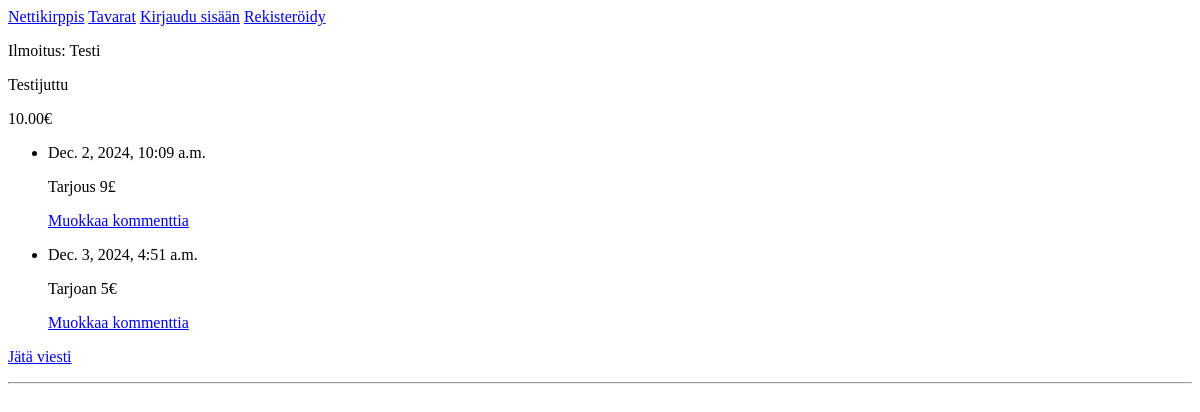
Before: /items/1 with the older database file.
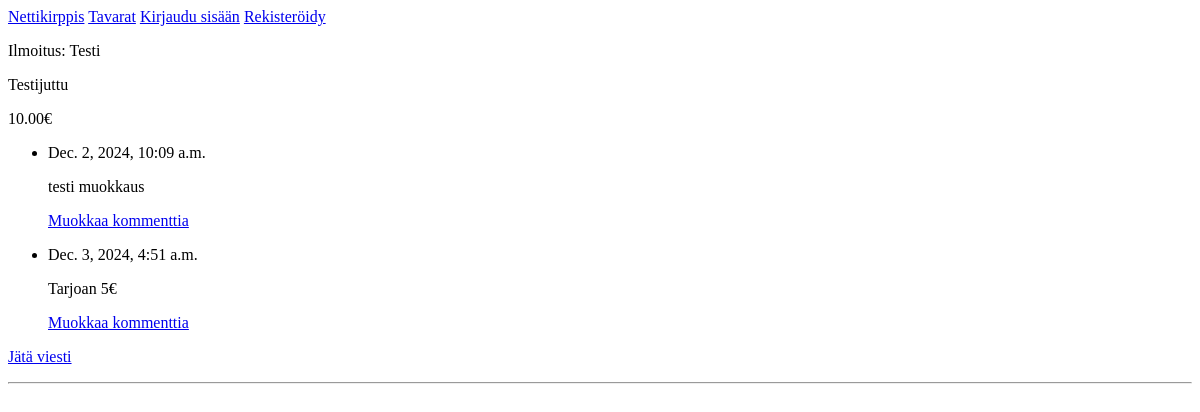
After: the same page with the newer database file.
### nettikirppis/models.py (models this page shows, shortened)
class Comment(models.Model):
    item = models.ForeignKey(Item, on_delete=models.CASCADE)
    text = models.TextField()
    date_added = models.DateTimeField(auto_now_add=True)
    visible = models.BooleanField(default=True)
    owner=models.ForeignKey(User, on_delete=models.CASCADE)

### nettikirppis/views.py (the view)
# urls.py: path('items/<int:item_id>', views.item, name='item'),
def item(request, item_id):
    item = Item.objects.get(id=item_id)
    comments = item.comment_set.order_by('date_added')
    context = {'item':item, 'comments':comments}
    return render(request, 'nettikirppis/item.html', context)

### nettikirppis/templates/nettikirppis/item.html
{% extends 'nettikirppis/base.html' %}
{% block content %}
<p>Ilmoitus: {{item.name}}</p>
<p>{{ item.description }}</p>
<p>{{ item.price }}€</p>
<ul>
    {% for comment in comments %}
    <li>
        <p>{{ comment.date_added }}</p>
        <p>{{ comment.text }}</p>
        <p>
            <a href="{% url 'nettikirppis:edit_comment' comment.id %}">
                Muokkaa kommenttia
            </a>
        </p>
    </li>
    {% empty %}
    <p></p>
    {% endfor %}
</ul>
<p>
    <a href="{% url 'nettikirppis:new_comment' item.id %}">Jätä viesti</a>
</p>
{% endblock content %}

Changed rows visible on the page:
changed Comment: text "Tarjous 9£" → "testi muokkaus"
